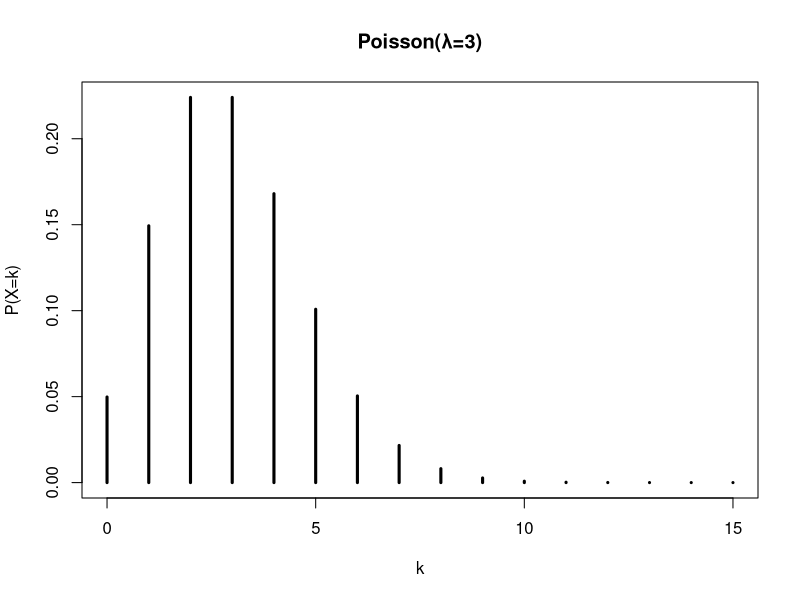
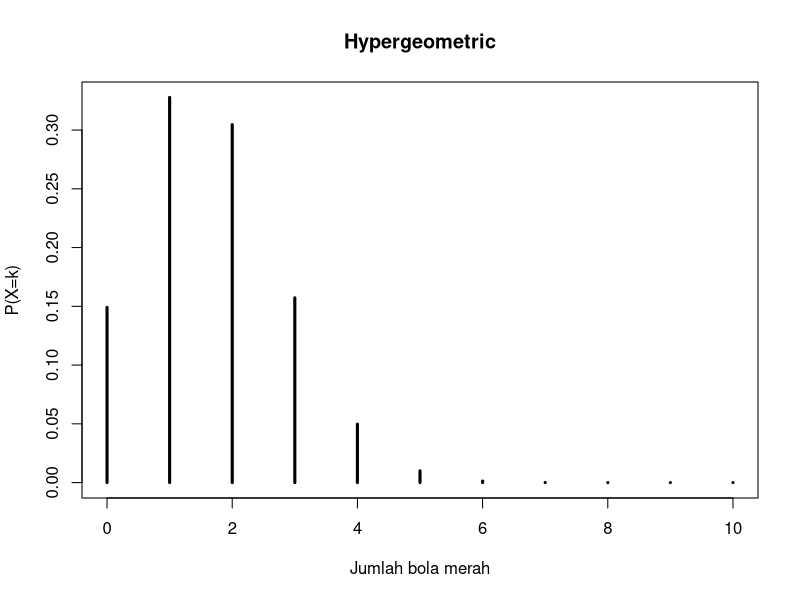
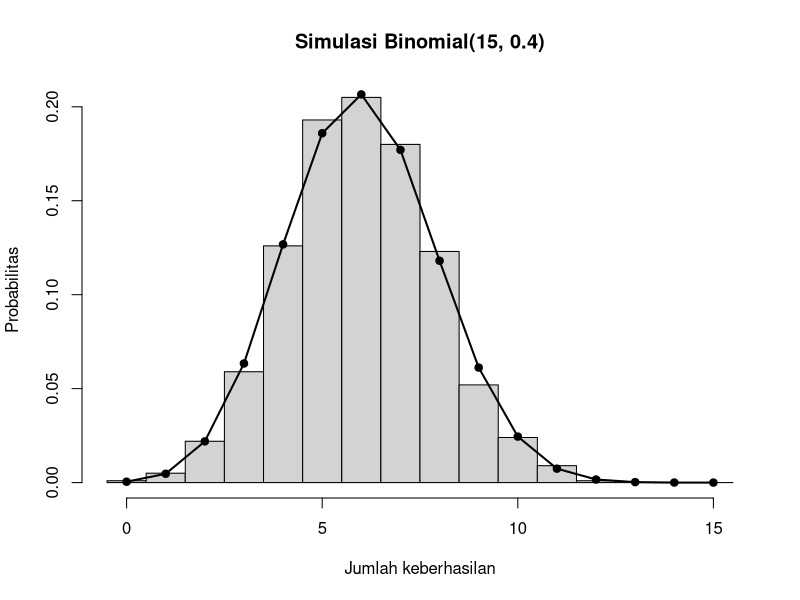

Reproduce these figures in R, in order.
set.seed(123)
# 1. SEBARAN POISSON
lambda <- 3
x <- 0:15

pmf <- dpois(x, lambda)

plot(x, pmf, type='h', lwd=3,
     main='Poisson(λ=3)',
     xlab='k', ylab='P(X=k)')

# P(X >= 5)
prob <- 1 - ppois(4, lambda)
prob

# 2. SEBARAN HYPERGEOMETRIK
N <- 100  # ukuran populasi
K <- 20   # Bola merah
n <- 10   # diambil

x <- 0:10

pmf <- dhyper(x, K, N, n)
print(pmf)
df <- data.frame(x, pmf)
print(df)

plot(x, pmf, type='h', lwd=3,
     main='Hypergeometric',
     xlab='Jumlah bola merah',
     ylab='P(X=k)')

# 3. SEBARAN BINOMIAL
n <- 15
p <- 0.4

# Simulasi 1.000 percobaan
samp <- rbinom(1000, n, p)

# Histogram hasil simulasi
hist(samp,
     breaks=seq(-0.5, 15.5, 1),
     probability=TRUE,
     main='Simulasi Binomial(15, 0.4)',
     xlab='Jumlah keberhasilan',
     ylab='Probabilitas')

# PMF teoritis
x <- 0:15
pmf <- dbinom(x, n, p)
pmf

# Tambahkan PMF ke histogram
points(x, pmf, pch=19)
lines(x, pmf, lwd=2)
